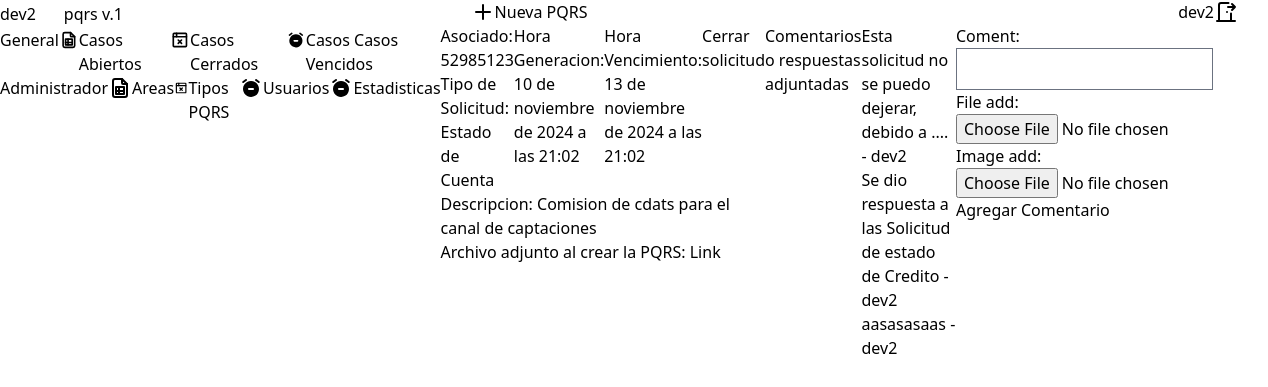
Screenshot of /pqrs/21/ (signed in) with the database file from the repository.
### account/models.py (models this page shows, shortened)
class CustumUser(AbstractUser):
    area = models.ForeignKey(Areas, on_delete=models.SET_NULL, null=True, blank=True)

### users/models.py (models this page shows, shortened)
class PQRS(models.Model):
    typePQRS = models.ForeignKey(TypesPQRS, on_delete=models.CASCADE)
    asociado = models.IntegerField(null=True, blank=True)
    description = models.CharField(max_length=1000)
    file = models.FileField(upload_to='files/', null=True, blank=True)
    image = models.ImageField(upload_to='images/', null=True, blank=True)
    created = models.DateTimeField(auto_now_add=True)
    timeResponse = models.DateTimeField(null=True, blank=True)
    userCreated = models.CharField(max_length=100)
    status = models.CharField(max_length=100, default="Open")
    close_by = models.CharField(max_length=100, null=True, blank=True)
    closed = models.DateTimeField(null=True, blank=True)
    objects = PQRSManager()
    def check_time_response(self):
        if self.timeResponse and self.timeResponse < timezone.now() and self.status == "Open":
            self.status = "Expired"
            self.save()
    class Meta:
        ordering = ['-created']

class Commets(models.Model):
    pqrs = models.ForeignKey(PQRS, on_delete=models.SET_NULL, null=True, blank=True)
    coment = models.CharField(max_length=1000)
    file_add = models.FileField(null=True, blank=True, upload_to='files/')
    image_add = models.ImageField(null=True, blank=True, upload_to='images/')
    created_by = models.CharField(max_length=200)
    created = models.DateTimeField(auto_now_add=True)

### adminUser/models.py (models this page shows, shortened)
class TypesPQRS(models.Model):
    name = models.CharField(max_length=100)
    timeExecute = models.IntegerField()
    area_redirect = models.ForeignKey(Areas, on_delete=models.SET_NULL, null=True, blank=True)
    def __str__(self):
        return self.name

### users/views.py (the view)
# urls.py: path('pqrs/<int:id>/', pqrs, name="findpqrs"),
@login_required
def pqrs(request, id):
    formComment = CommentForm()
    try:
        find_pqrs = get_object_or_404(
            PQRS.objects.filter(
                Q(userCreated=request.user.username) | Q(typePQRS__area_redirect=request.user.area),
                id=id
            )
        )
    except Http404:
        return redirect("home")
    comments = Commets.objects.filter(pqrs=find_pqrs)
    if request.method == "POST":
        formComment = CommentForm(request.POST, request.FILES)
        if formComment.is_valid():
            formComment.save(user=request.user, pqrs=find_pqrs)
            return redirect('findpqrs', id=id)
    return render(request, 'pqrs.html', {
        'pqrs': find_pqrs,
        'formComment': formComment,
        'comments': comments
    })

### users/forms.py (shortened to what this page needs)
class CommentForm(forms.ModelForm):
    class Meta:
        model = Commets
        fields = ['coment', 'file_add', 'image_add']

### users/models.py (called while the page is built)
    def get_queryset(self):
        queryset = super().get_queryset()
        for pqrs in queryset:
            pqrs.check_time_response()
        return queryset

### users/templates/pqrs.html (shortened to what this page needs)
{% extends "baseUsers.html" %}
{% block datas %}
    <section class="flex flex-col">
        <div class="">
            <div class="flex flex-row justify-between">
                <div>
                    <p class="text-2xl text-red-400">Asociado: {{pqrs.asociado}}</p>
                    <p class="text-xl text-blue-300">Tipo de Solicitud: {{pqrs.typePQRS}}</p>
                </div>
                <div class="flex flex-col gap-1">
                    <p>Hora Generacion: {{pqrs.created}}</p>
                    <p>Hora Vencimiento: {{pqrs.timeResponse}}</p>
                    {% if pqrs.status == "Open" %}
                        <a
                            class="px-4 py-2 w-40 rounded-xl text-center bg-red-600"
                            onclick="return confirm('Esta seguro de finalizar esta solicitud?')"
                            href="{% url 'closepqrs' pqrs.id %}">
                            Cerrar solicitud
                        </a>
                    {% endif %}
                </div>
            </div>
            <div class="flex flex-row justify-between">
                <p class="text-3xl">Descripcion: {{pqrs.description}}</p>
            </div>
                <ul>
                    {% if pqrs.file %}
                    <li>Archivo adjunto al crear la PQRS: <a href="{{pqrs.file.url}}" target="_blank">Link</a></li>
                    {% endif %}
                </ul>
        </div>
        <h3>Comentarios o respuestas adjuntadas</h3>
        <ul>
            {% for comment in comments %}
            <li class="flex flex-row">
                <p>{{comment.coment}} - {{comment.created_by}}</p>
            </li>
            {% endfor %}
        </ul>
        {% if pqrs.status == "Open" %}
            <form method="POST" enctype="multipart/form-data">
                {{formComment.as_p}}
                <button type="submit">
                    Agregar Comentario
                </button>
            </form>
        {% endif %}
    </section>
{% endblock datas %}

### users/templates/baseUsers.html (shortened to what this page needs)
{% extends "base.html" %}
{% block content %}
    {% load django_browser_reload %}
    <body class="flex w-full h-screen">
        <aside class="w-1/5 bg-gray-950 text-white p-4">
            <div class="flex flex-row justify-between items-center p-3">
                <div class="flex flex-row justify-center items-center">
                    <p class="text-xl text-white">{{ request.user.username }}</p>
                </div>
                <p class="text-sm text-gray-400">pqrs v.1</p>
            </div>
            <div class="flex flex-col px-5 py-7">
                <p class="text-base text-gray-400">General</p>
                <div class="text-base flex flex-col gap-4 mt-5">
                    <a
                      href="{% url 'home' %}"
                      class="flex flex-row justify-start gap-2 px-5 py-1 rounded-2xl
                      border-[1px] border-gray-500 hover:bg-gray-900">
                        <p>Casos Abiertos</p>
                    </a>
                    <a
                      href="{% url 'closedpqrs' %}"
                      class="flex flex-row justify-start gap-2 px-5 py-1 rounded-2xl
                      border-[1px] border-gray-500 hover:bg-gray-900">
                        <p>Casos Cerrados</p>
                    </a>
                    <a
                      href="{% url 'expiredpqrs' %}"
                      class="flex flex-row justify-start gap-2 px-5 py-1 rounded-2xl
                      border-[1px] border-gray-500 hover:bg-gray-900">
                        <p>Casos Casos Vencidos</p>
                    </a>
                </div>
            </div>
            {% if request.user.is_staff %}
            <div class="flex flex-col px-5 py-7">
                <p class="text-base text-gray-400">Administrador</p>
                <div class="text-base flex flex-col gap-4 mt-5">
                    <a
                      href="{% url 'areas' %}"
                      class="flex flex-row justify-start gap-2 px-5 py-1 rounded-2xl
                      border-[1px] border-gray-500 hover:bg-gray-900">
                        <p>Areas</p>
                    </a>
                    <a
                      href="{% url 'typesPQRS' %}"
                      class="flex flex-row justify-start gap-2 px-5 py-1 rounded-2xl
                      border-[1px] border-gray-500 hover:bg-gray-900">
                        <p>Tipos PQRS</p>
                    </a>
                    <a
                      href="{% url 'users' %}"
                      class="flex flex-row justify-start gap-2 px-5 py-1 rounded-2xl
                      border-[1px] border-gray-500 hover:bg-gray-900">
                        <p>Usuarios</p>
                    </a>
                    <a
                      href="{% url 'statistics' %}"
                      class="flex flex-row justify-start gap-2 px-5 py-1 rounded-2xl
                      border-[1px] border-gray-500 hover:bg-gray-900">
                        <p>Estadisticas</p>
                    </a>
                </div>
            </div>
            {% endif %}
        </aside>
        <main class="w-4/5 bg-gray-200">
            {% include "header.html" %}
            <div class="px-10 py-5">
              {% block datas %}
              {% endblock datas %}
            </div>
        </main>
    </body>
{% endblock content %}

### users/templates/header.html (shortened to what this page needs)
{% load static %} {% block styles %}
<link rel="stylesheet" type="text/css" href="{% static 'css/header.css' %}" />
{% endblock styles %}
<header class="flex flex-row justify-between items-center px-10 py-4 border-b-2 border-gray-950">
  <a
    href="{% url 'createdpqrs' %}"
    class="flex justify-center items-center bg-blue-300 rounded-md
    px-3 py-1 text-xl shadow-2xl gap-3 text-blue-800 border-[1px] border-gray-400/40
    hover:scale-105 transition-all duration-200"
  >
    {% include "icons/new.html" %} Nueva PQRS
  </a>
  <div class="flex flex-row justify-between items-center gap-4">
    <p class="font-semibold text-xl">{{ request.user.username }}</p>
    <a href="{% url 'logout' %}" class="exit">
    </a>
  </div>
</header>

### users/static/css/header.css (style rules this page uses)
header { display: flex; flex-direction: row; justify-content: space-between; align-items: center; padding: 0px 30px; }
.exit { background-color: transparent; border: 0px; cursor: pointer; }

### rows the page displays
CustumUser: user.username "dev2"
PQRS: asociado "52985123", typePQRS "Estado de Cuenta", created "10 de noviembre de 2024 a las 21:02", timeResponse "13 de noviembre de 2024 a las 21:02", description "Comision de cdats para el canal de captaciones"
Commets: coment "Esta solicitud no se puedo dejerar, debido a ....", created_by "dev2"
Commets: coment "Se dio respuesta a las Solicitud de estado de Credito", created_by "dev2"
Commets: coment "aasasasaas", created_by "dev2"
